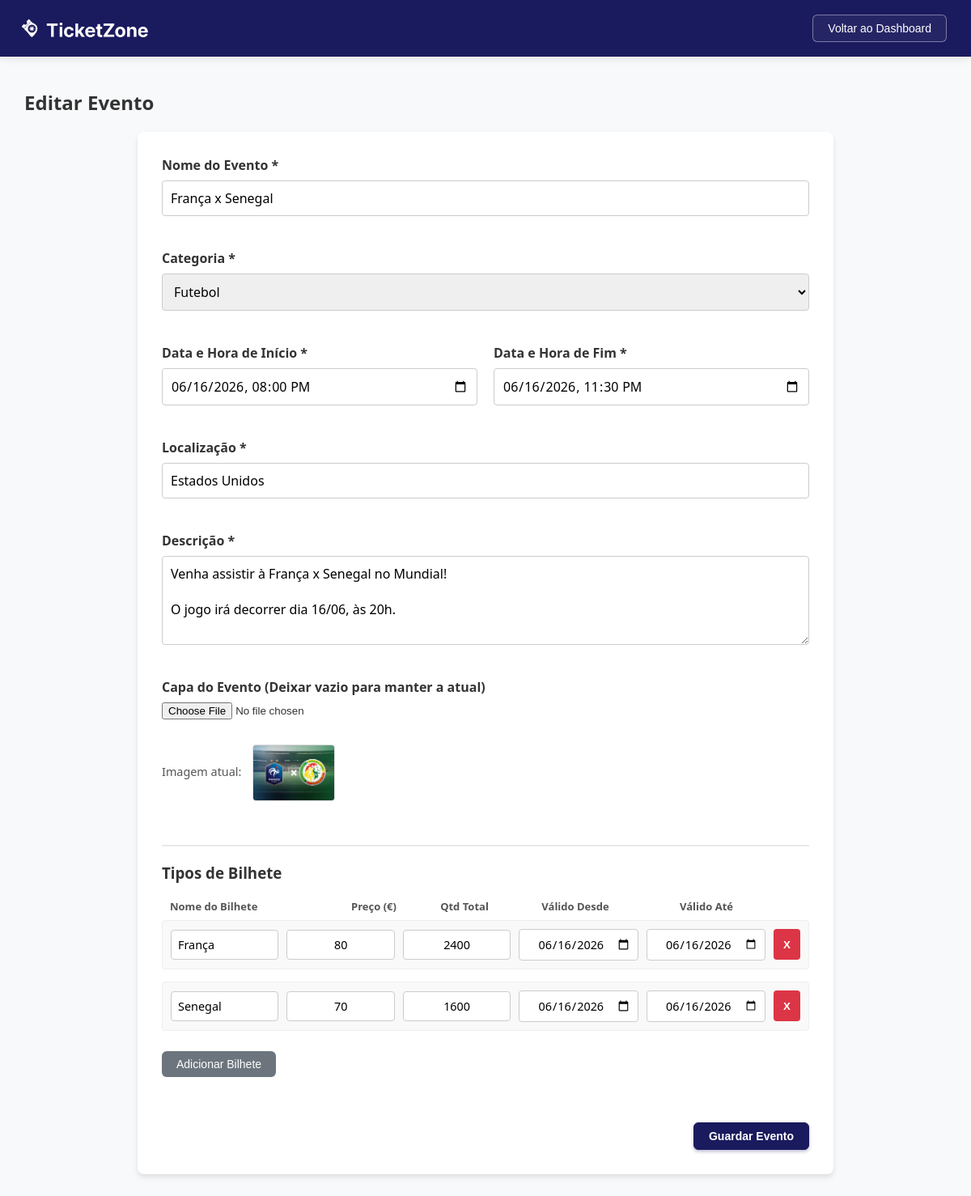
Page /eventos.php?id=15 (signed in) on the committed database.
### tables this page shows
CREATE TABLE "eventos" (
            id INTEGER PRIMARY KEY AUTOINCREMENT,
            nome TEXT NOT NULL,
            descricao TEXT,
            data_inicio TEXT NOT NULL,
            data_fim TEXT NOT NULL,
            local TEXT NOT NULL,
            imagem TEXT,
            estado TEXT DEFAULT 'ativo' CHECK(estado IN ('ativo', 'cancelado', 'expirado')),
            id_categoria INTEGER,
            id_admin INTEGER,
            FOREIGN KEY (id_categoria) REFERENCES categorias(id),
            FOREIGN KEY (id_admin) REFERENCES utilizadores(id)
        );

CREATE TABLE categorias (
        id INTEGER PRIMARY KEY AUTOINCREMENT,
        nome TEXT NOT NULL UNIQUE
    );

CREATE TABLE tipos_bilhete (
        id INTEGER PRIMARY KEY AUTOINCREMENT,
        id_evento INTEGER,
        nome TEXT NOT NULL,
        preco REAL NOT NULL,
        qtd_total INTEGER NOT NULL,
        qtd_disponivel INTEGER NOT NULL, data_valido_inicio TEXT DEFAULT '2026-01-01', data_valido_fim TEXT DEFAULT '2026-12-31',
        FOREIGN KEY (id_evento) REFERENCES "eventos"(id) ON DELETE CASCADE
    );

### eventos.php (the view, shortened to what this page needs)
<?php
$db = new SQLite3('ticketzone.db');
$categorias_query = $db->query("SELECT id, nome FROM categorias");
$categorias = [];
while ($row = $categorias_query->fetchArray(SQLITE3_ASSOC)) {
    $categorias[] = $row;
}
$modo = 'Criar';
$evento = null;
$bilhetes = [];
if (isset($_GET['id'])) {
    $modo = 'Editar';
    $stmt = $db->prepare("SELECT * FROM eventos WHERE id = :id");
    $stmt->bindValue(':id', $_GET['id'], SQLITE3_INTEGER);
    $result = $stmt->execute();
    $evento = $result->fetchArray(SQLITE3_ASSOC);
    $stmt_bilhetes = $db->prepare("SELECT * FROM tipos_bilhete WHERE id_evento = :id");
    $stmt_bilhetes->bindValue(':id', $_GET['id'], SQLITE3_INTEGER);
    $res_bilhetes = $stmt_bilhetes->execute();
    while ($b = $res_bilhetes->fetchArray(SQLITE3_ASSOC)) {
        $bilhetes[] = $b;
    }
}
?>
<!DOCTYPE html>
<html lang="pt">
<head>
    <link rel="stylesheet" href="styles/admin.css?v=<?= time() ?>">
    <link rel="stylesheet" href="styles/eventos.css">
</head>
<body>
    <nav>
        <div class="logo-nav">
            <img src="images/logo.png" alt="Logo TicketZone">
        </div>
        <div class="botoes-nav">
            <button class="botao botao-voltar" onclick="location.href='admin.php'">Voltar ao Dashboard</button>
        </div>
    </nav>
    <main>
        <h2><?= $modo ?> Evento</h2>
        <form action="scripts/processar_evento.php" method="POST" id="formEvento" enctype="multipart/form-data">
            <div class="grupo-form">
                <label for="nome">Nome do Evento *</label>
                <input type="text" id="nome" name="nome" value="<?= $evento ? htmlspecialchars($evento['nome']) : '' ?>">
                <span class="erro-msg" id="erro_nome"></span>
            </div>
            <div class="grupo-form">
                <label for="id_categoria">Categoria *</label>
                <select id="id_categoria" name="id_categoria">
                    <?php foreach ($categorias as $cat): ?>
                        <option value="<?= $cat['id'] ?>" <?= ($evento && $evento['id_categoria'] == $cat['id']) ? 'selected' : '' ?>>
                            <?= htmlspecialchars($cat['nome']) ?>
                        </option>
                    <?php endforeach; ?>
                </select>
                <span class="erro-msg" id="erro_categoria"></span>
            </div>
            <div class="grupo-form duplo">
                <div>
                    <label for="data_inicio">Data e Hora de Início *</label>
                    <input type="datetime-local" id="data_inicio" name="data_inicio" value="<?= $evento ? htmlspecialchars($evento['data_inicio']) : '' ?>">
                    <span class="erro-msg" id="erro_data_inicio"></span>
                </div>
                <div>
                    <label for="data_fim">Data e Hora de Fim *</label>
                    <input type="datetime-local" id="data_fim" name="data_fim" value="<?= $evento ? htmlspecialchars($evento['data_fim']) : '' ?>">
                    <span class="erro-msg" id="erro_data_fim"></span>
                </div>
            </div>
            <div class="grupo-form">
                <label for="local">Localização *</label>
                <input type="text" id="local" name="local" value="<?= $evento ? htmlspecialchars($evento['local']) : '' ?>">
                <span class="erro-msg" id="erro_local"></span>
            </div>
            <div class="grupo-form">
                <label for="descricao">Descrição *</label>
                <textarea id="descricao" name="descricao" rows="4"><?= $evento ? htmlspecialchars($evento['descricao']) : '' ?></textarea>
                <span class="erro-msg" id="erro_descricao"></span>
            </div>
            <div class="grupo-form">
                <label for="imagem">Capa do Evento <?= $evento ? '(Deixar vazio para manter a atual)' : '*' ?></label>
                <input type="file" id="imagem" name="imagem" accept="image/*">
                <span class="erro-msg" id="erro_imagem"></span>
                <?php if ($evento && $evento['imagem']): ?>
                    <p class="img-atual">Imagem atual: <img src="<?= htmlspecialchars($evento['imagem']) ?>" width="100"></p>
                <?php endif; ?>
            </div>
            <hr class="divisor-linha">
            <h3 style="margin-bottom: 20px;">Tipos de Bilhete</h3>
            <div class="cabecalho-bilhetes">
                <div>Nome do Bilhete</div>
                <div>Preço (€)</div>
                <div>Qtd Total</div>
                <div>Válido Desde</div>
                <div>Válido Até</div>
            </div>
            <div id="container-bilhetes">
                <?php if (empty($bilhetes)): ?>
                    <div class="linha-bilhete">
                        <input type="hidden" name="bilhete_id[]" value="0">
                        <input type="text" name="bilhete_nome[]" placeholder="Ex: VIP" class="input-bilhete">
                        <input type="number" step="0.01" min="0" name="bilhete_preco[]" placeholder="Preço" class="input-bilhete">
                        <input type="number" min="1" name="bilhete_qtd[]" placeholder="Qtd" class="input-bilhete">
                        <input type="date" name="bilhete_d_ini[]" title="Válido a partir de" class="input-bilhete">
                        <input type="date" name="bilhete_d_fim[]" title="Válido até" class="input-bilhete">
                        <button type="button" class="btn-remover-bilhete" onclick="this.parentElement.remove()">X</button>
                    </div>
                <?php else: ?>
                    <?php foreach ($bilhetes as $b): ?>
                        <div class="linha-bilhete">
                            <input type="text" name="bilhete_nome[]" value="<?= htmlspecialchars($b['nome']) ?>" placeholder="Ex: VIP" class="input-bilhete">
                            <input type="number" step="0.01" min="0" name="bilhete_preco[]" value="<?= $b['preco'] ?>" placeholder="Preço" class="input-bilhete">
                            <input type="number" min="1" name="bilhete_qtd[]" value="<?= $b['qtd_total'] ?>" placeholder="Qtd" class="input-bilhete">
                            <input type="date" name="bilhete_d_ini[]" value="<?= $b['data_valido_inicio'] ?>" class="input-bilhete">
                            <input type="date" name="bilhete_d_fim[]" value="<?= $b['data_valido_fim'] ?>" class="input-bilhete">
                            <button type="button" class="btn-remover-bilhete" onclick="this.parentElement.remove()">X</button>
                        </div>
                    <?php endforeach; ?>
                <?php endif; ?>
            </div>
            <button type="button" class="botao" id="btn-add-bilhete" style="background-color: #6c757d; border: none; color: white; margin-top: 10px;">Adicionar Bilhete</button>
            <span class="erro-msg" id="erro_bilhetes" style="display:block; margin-top:10px;"></span>
            <div class="acoes-form">
                <button type="submit" class="botao botao-criar">Guardar Evento</button>
            </div>
        </form>
    </main>
</body>
</html>

### styles/admin.css (style rules this page uses)
body { font-family: 'Segoe UI', Tahoma, Geneva, Verdana, sans-serif; background-color: #f8f9fa; margin: 0; padding: 0; color: #333; }
nav { background-color: #1a1a5e; padding: 0px 30px; display: flex; justify-content: space-between; align-items: center; height: 70px; box-shadow: 0 2px 10px rgba(0,0,0,0.1); }
.logo-nav { color: white; font-size: 20px; font-weight: bold; display: flex; align-items: center; }
.logo-nav img { height: 300px; margin-left: -80px; display: block; }
.botoes-nav { display: flex; gap: 15px; }
.botao { padding: 8px 18px; border-radius: 6px; font-size: 14px; font-weight: 500; cursor: pointer; transition: all 0.3s ease; display: inline-flex; align-items: center; justify-content: center; }
.botao-criar { background-color: #1a1a5e; color: white; border: 1px solid #1a1a5e; box-shadow: 0 2px 4px rgba(26, 26, 94, 0.3); font-weight: 600; }
.botao-voltar { background-color: rgba(255, 255, 255, 0.05); color: white; border: 1px solid rgba(255, 255, 255, 0.4); }
main { max-width: 95%; margin: 40px auto; padding: 0 20px; }
.divisor-linha { margin: 40px 0 20px 0; border: 0; border-top: 2px solid #eaeaea; }
.cabecalho-bilhetes, .linha-bilhete { display: grid; grid-template-columns: 2fr 1fr 1fr 1.5fr 1.5fr 40px; gap: 12px; align-items: center; }
.cabecalho-bilhetes { font-weight: 600; font-size: 13px; color: #555; margin-bottom: 8px; }
.cabecalho-bilhetes > div { text-align: center; }
.cabecalho-bilhetes > div:first-child { text-align: left; padding-left: 10px; }
.linha-bilhete { margin-bottom: 12px; }
.input-bilhete { width: 100%; padding: 10px; border: 1px solid #ccc; border-radius: 6px; font-family: inherit; font-size: 14px; box-sizing: border-box; transition: border-color 0.2s; }
.linha-bilhete input:not([name="bilhete_nome[]"]) { text-align: center; }
input[type="number"] { -moz-appearance: textfield; }
.btn-remover-bilhete { height: 38px; background-color: #ffeaea; color: #dc3545; border: 1px solid #ffc1c1; border-radius: 6px; cursor: pointer; font-weight: bold; transition: all 0.2s ease; display: flex; align-items: center; justify-content: center; }
.acoes-form { margin-top: 30px; text-align: right; }

### styles/eventos.css (style rules this page uses)
main form { background-color: #fff; padding: 30px; border-radius: 8px; box-shadow: 0 4px 6px rgba(0,0,0,0.1); max-width: 800px; margin: 0 auto; }
.grupo-form { margin-bottom: 20px; display: flex; flex-direction: column; }
.grupo-form label { font-weight: bold; margin-bottom: 8px; color: #333; }
.grupo-form input[type="text"], .grupo-form input[type="datetime-local"], .grupo-form select, .grupo-form textarea { padding: 10px; border: 1px solid #ccc; border-radius: 4px; font-size: 1rem; font-family: inherit; transition: border-color 0.3s; }
.grupo-form.duplo { flex-direction: row; gap: 20px; }
.grupo-form.duplo div { flex: 1; display: flex; flex-direction: column; }
.erro-msg { color: red; font-size: 0.85rem; margin-top: 5px; min-height: 16px; }
.img-atual { margin-top: 10px; font-size: 0.9rem; color: #555; }
.img-atual img { border-radius: 4px; vertical-align: middle; margin-left: 10px; border: 1px solid #ddd; }
.acoes-form { text-align: right; margin-top: 30px; }
.linha-bilhete { display: flex; gap: 10px; margin-bottom: 15px; align-items: center; background-color: #f9f9f9; padding: 10px; border-radius: 4px; border: 1px solid #eee; }
.input-bilhete { flex: 1; padding: 8px; border: 1px solid #ccc; border-radius: 4px; font-size: 0.9rem; }
.btn-remover-bilhete { background-color: #dc3545; color: white; border: none; border-radius: 4px; padding: 8px 12px; cursor: pointer; font-weight: bold; }

### rows in the picture
eventos: nome "França x Senegal", id_categoria "Futebol", data_inicio "06/16/2026 20:00", data_fim "06/16/2026 23:30", local "Estados Unidos", descricao "Venha assistir à França x Senegal no Mundial! O jogo irá decorrer dia 16/06, às 20h.", imagem (picture)
tipos_bilhete: nome "França", preco "80", qtd_total "2400", data_valido_inicio "06/16/2026", data_valido_fim "06/16/2026"
tipos_bilhete: nome "Senegal", preco "70", qtd_total "1600", data_valido_inicio "06/16/2026", data_valido_fim "06/16/2026"

### other values in the picture
$modo "Editar"
